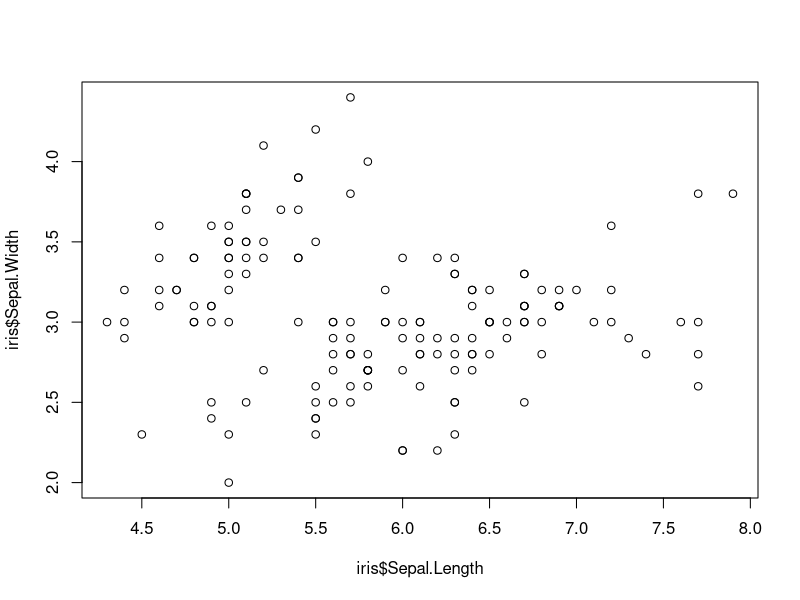
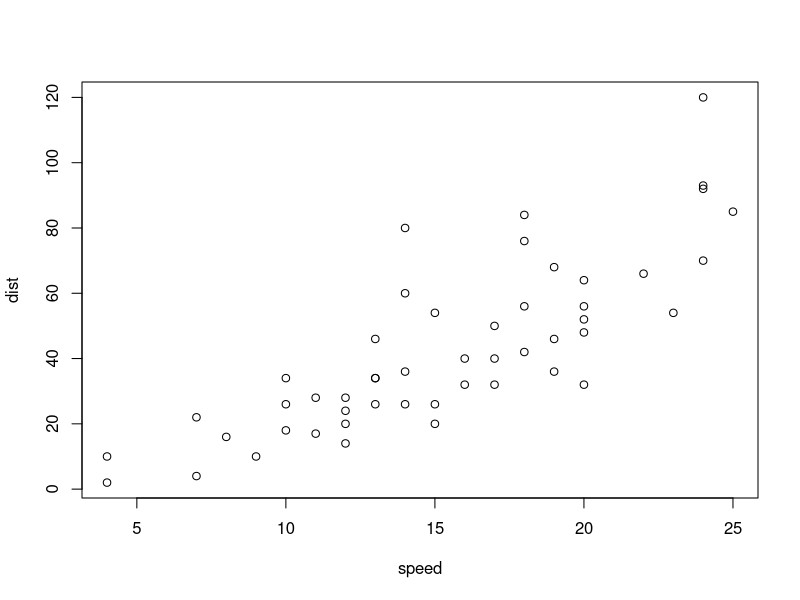
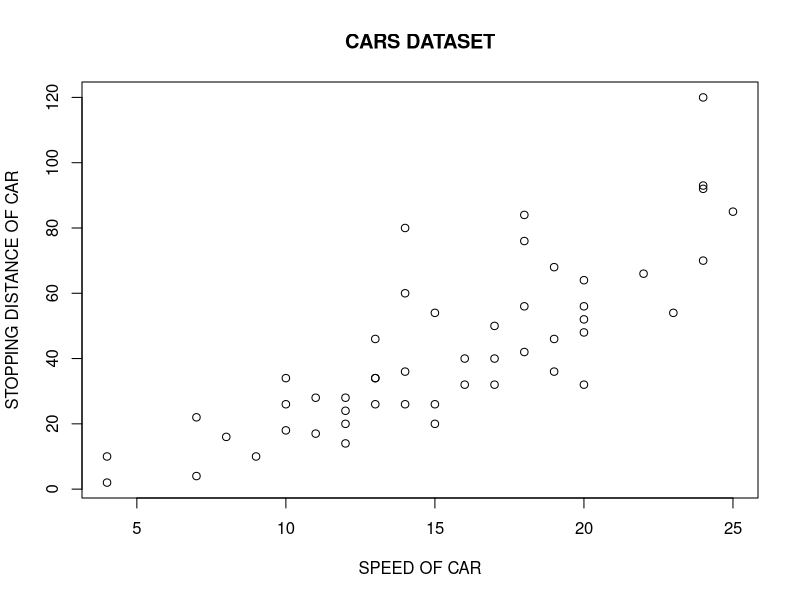
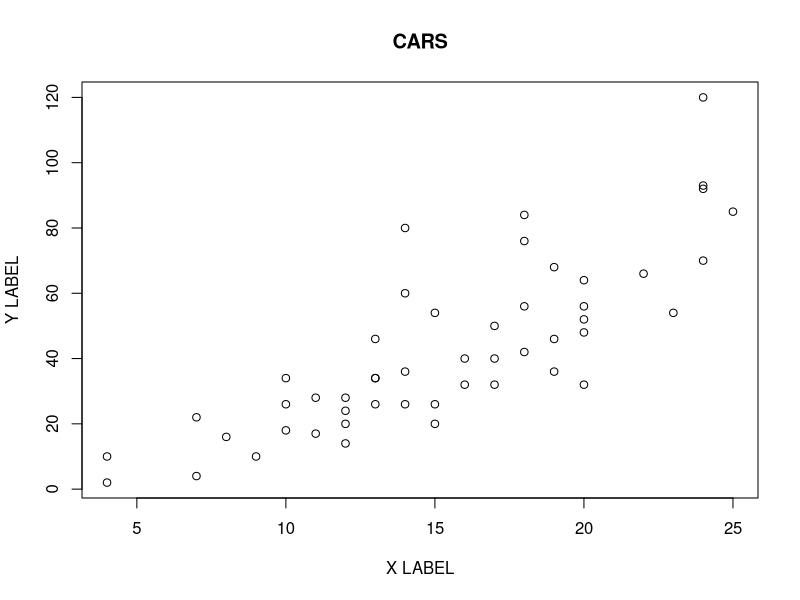
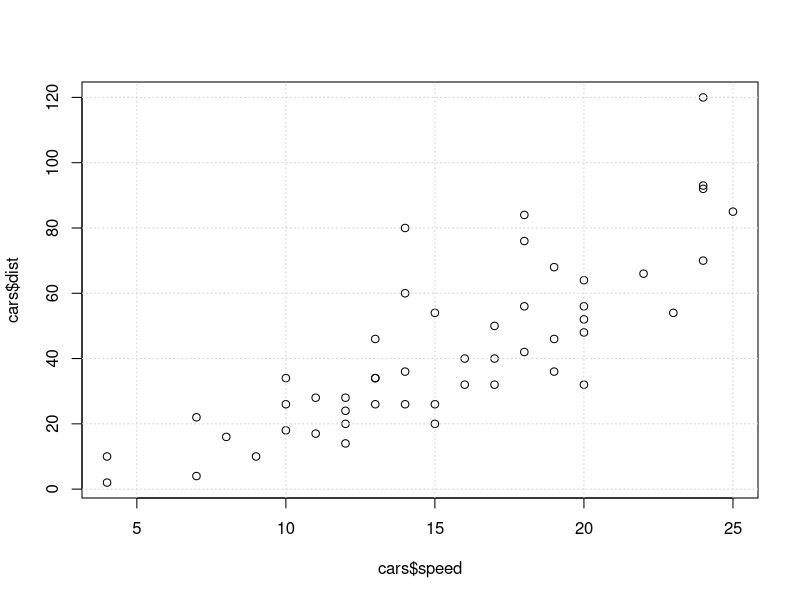
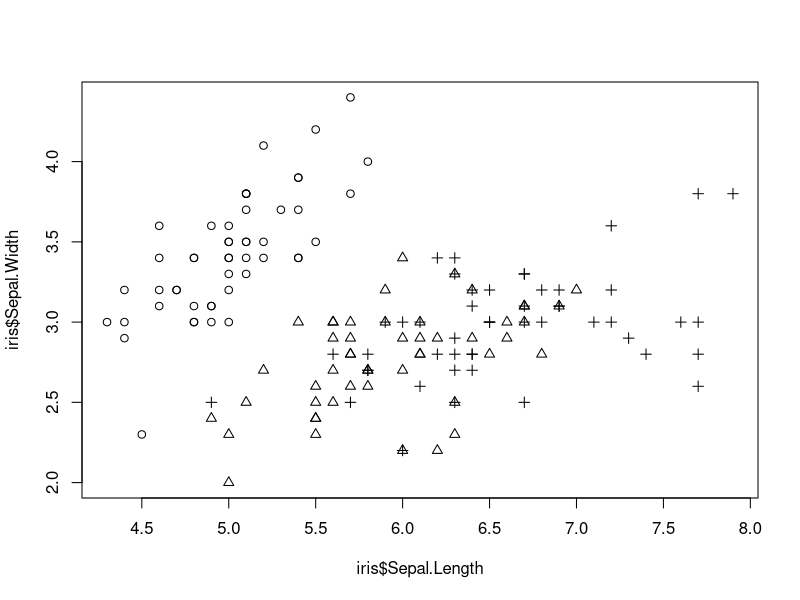
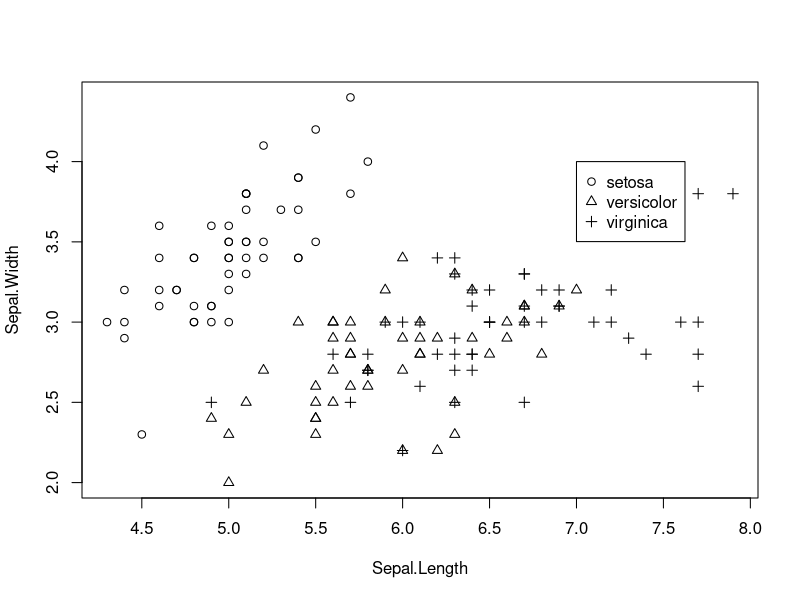
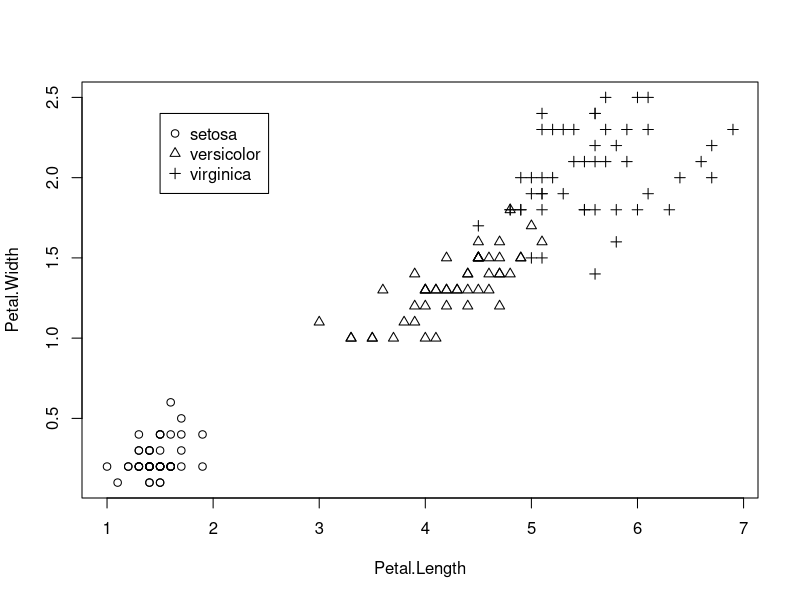

The R script that drew these images, in order:
# R Visualization
# plot() : usage: plot(x, y)

plot(iris$Sepal.Length, iris$Sepal.Width)

# cars datasets with two columns.
head(cars)
str(cars)

## plot() : usage: plot(dataframe)
plot(cars)

## arguments in plot: main; xlab; ylab
plot(cars,
     main = "CARS DATASET",
     xlab = "SPEED OF CAR",
     ylab = "STOPPING DISTANCE OF CAR")

# Use title function to add main, xlab, and ylab
plot(cars, ann=FALSE)
title(main = "CARS",
      xlab = "X LABEL",
      ylab = "Y LABEL")

# Adding a grid
plot(cars$speed, cars$dist)
grid()

# pch : plotting chracter - pch = 
plot(iris$Sepal.Length, iris$Sepal.Width, pch = as.integer(iris$Species))

with(iris, plot(Sepal.Length, Sepal.Width, pch = as.integer(Species)))

# legend : Adding a legend
legend(7, 4, c("setosa", "versicolor", "virginica"), pch=1:3)

f <- factor(iris$Species)
with(iris, plot(Petal.Length, Petal.Width, pch= as.integer(f)))
legend(1.5, 2.4, as.character(levels(f)), pch=1:length(levels(f)))

# Regression Line
m <- lm(Petal.Length ~ Petal.Width, data=iris)
with(iris, plot(Petal.Width, Petal.Length))
abline(m)

# Plotting All variables
plot(iris[,1:4])

# barplot
heights <- tapply(airquality$Temp, airquality$Month, mean)
barplot(heights)
barplot(heights,
        main = "Mean Temp. by Month",
        names.arg = c("May", "Jun", "Jul", "Aug", "Sep"),
        ylab = "Temp (deg. F)")

# adding confidence intervals
install.packages("gplots")
library(gplots)
attach(airquality)
lower <- tapply(Temp, Month, function(v) t.test(v)$conf.int[1])
upper <- tapply(Temp, Month, function(v) t.test(v)$conf.int[2])

barplot2(heights, plot.ci=TRUE, ci.l=lower, ci.u=upper,
         ylim = c(50, 90), xpd = FALSE,
         main = "Mean Temp. By Month",
         names.arg = c("May", "Jun", "Jul", "Aug", "Sep"),
         ylab = "Temp (deg. F)")

rel.hts <- (heights - min(heights))/ (max(heights)-min(heights))
grays <- rainbow(5)
barplot(heights,
        col=grays,
        ylim=c(50,90), xpd=FALSE,
        main = "Mean Temp. By Month",
        names.arg = c("May", "Jun", "Jul", "Aug", "Sep"),
        ylab = "Temp (deg. F)")


plot(pressure, type = 'l')
plot(pressure, type = 'o')

# Examples of types in plotting line.
plot(pressure, type = 'l', lty = "solid")
plot(pressure, type = 'l', lty = "dashed")
plot(pressure, type = 'l', lty = "dotted")
plot(pressure, type = 'l', lty = "dotdash")
plot(pressure, type = 'l', lty = "longdash")
plot(pressure, type = 'l', lty = "twodash")
plot(pressure, type = 'l', lty = "blank")

# plotting multiple datasets
str(sunspots)
head(sunspots)
(Jan <- 12 * seq(0, 234) + 1)
(Jun <- 12 * seq(0, 234) + 6)
plot(1749:1983, sunspots[Jan], type = 'l', col = 'red')
lines(1749:1983, sunspots[Jun], lty = "dashed")

# Adding Vertical or Horizontal Lines
abline(v=0)     # draw a vertical line
abline(h=0)     # draw a horizontal line


m <- mean(sunspots)
stdevs <- m + c(-2, -1, 1, 2) * sd(sunspots)
plot(sunspots)
abline(h=m)
abline(h=stdevs, lty="dotted")

# Box plots
sunspots_mat <- matrix(sunspots, byrow = TRUE, ncol = 12)
head(sunspots_mat)

sunspots_df <- data.frame(sunspots_mat)
head(sunspots_df)
colnames(sunspots_df) <- c("Jan", "Feb", "Mar", "Apr", "May", "Jun", "Jul", "Aug", "Sep", "Oct", "Nov", "Dec")
boxplot(sunspots_df)

# histogram
table(sunspots)
hist(sunspots, prob = T)

# density function
lines(density(sunspots))

# QQ plot
qqnorm(sunspots)
qqline(sunspots)

# curve function
curve(sin, -3, 3)
curve(dnorm, -3, 3)

# multiple frame
par(mfrow = c(2,2))
Quantile <- seq(from=-1, to=1, length.out=30)
plot(Quantile, dt(Quantile, df=5), type = 'l', main = "t=10")
plot(Quantile, dt(Quantile, df=20), type = 'l', main = "t=10")
plot(Quantile, dt(Quantile, df=30), type = 'l', main = "t=10")
plot(Quantile, dt(Quantile, df=40), type = 'l', main = "t=10")

# png function to save file
png("Test.png")
par(mfrow = c(2,2))
Quantile <- seq(from=-1, to=1, length.out=30)
plot(Quantile, dt(Quantile, df=5), type = 'l', main = "t=10")
plot(Quantile, dt(Quantile, df=20), type = 'l', main = "t=10")
plot(Quantile, dt(Quantile, df=30), type = 'l', main = "t=10")
plot(Quantile, dt(Quantile, df=40), type = 'l', main = "t=10")
dev.off()

# savePlot function
